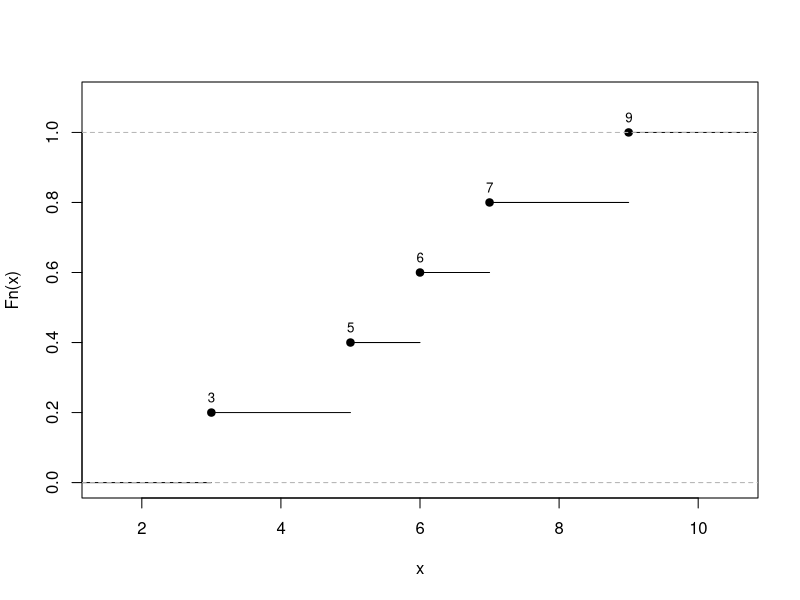
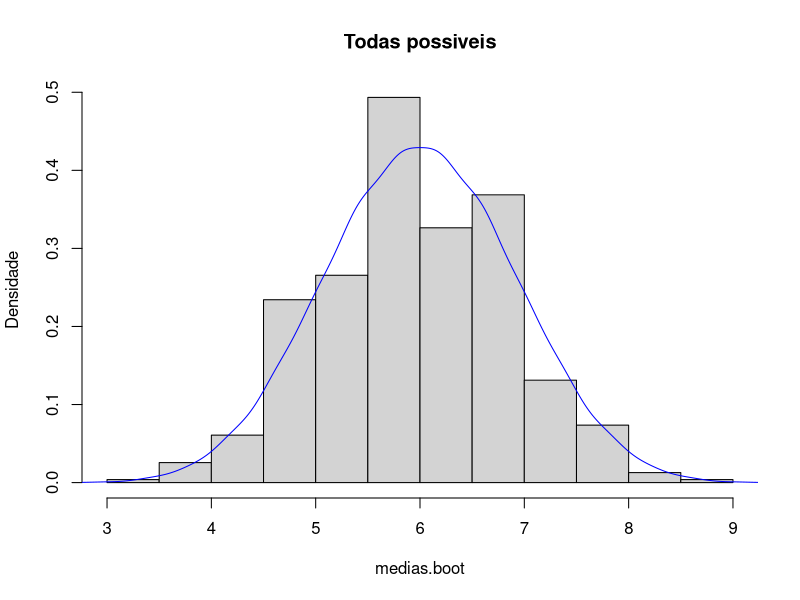
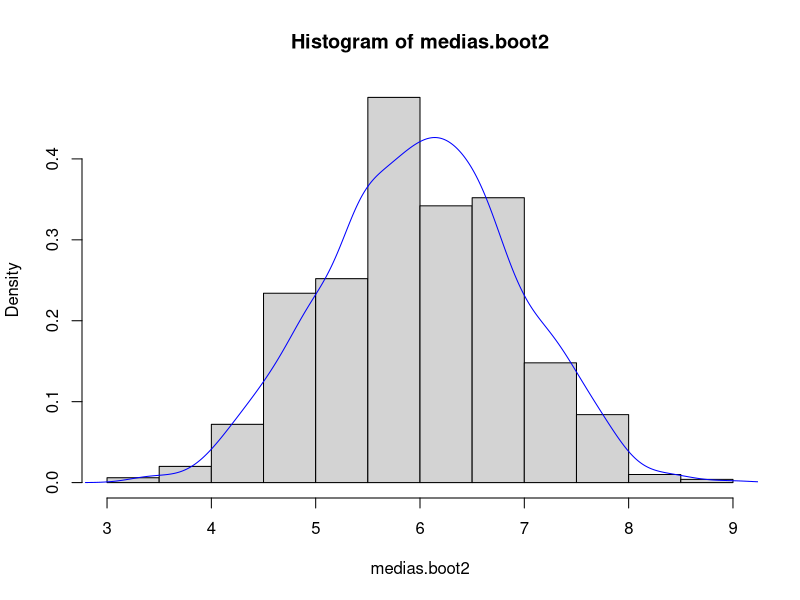

Write R code to recreate these figures, in order.

# Reamostragem

# Nao Parametrica -> TH
#                 -> IC

# Reamostragem (bootstrap, jacknife, validacao cruzada)

# Estimacao -> vies e precisao -> conclusao

# Funcao Distrribuicao Empirica da Amostra Original

original<-c(7,5,3,9,6)

Fn<-ecdf(original)
summary(Fn)

knots(Fn)

plot(Fn, ylim = c(0,1.1), main = "")
text(knots(Fn),1:5/5,knots(Fn), cex = 0.8, pos = 3)

# Geracao de Amostra Bootstrap 

set.seed(666)

amostra.boot<-sample(original, 5, replace = 'T')
amostra.boot
mean(amostra.boot)

amostra.boot.2<-sample(original, 5, replace = 'T')
amostra.boot.2

mean(amostra.boot.2)

library(gtools)
amostras.boot<-permutations(n=5,r=5,v=original,repeats.allowed = T)

dim(amostras.boot)

medias.boot <- apply(amostras.boot,1,mean)
mean(medias.boot)

hist(medias.boot, freq = F, ylab = "Densidade", main = "Todas possiveis")
lines(density(medias.boot), col = 'blue')

# Aprox Monte Carlo da Distribuicao Bootstrap
medias.boot2<-replicate(1000, mean(sample(original,5,replace=T)))
mean(medias.boot2)

hist(medias.boot2, freq = F)
lines(density(medias.boot2), col ='blue')


